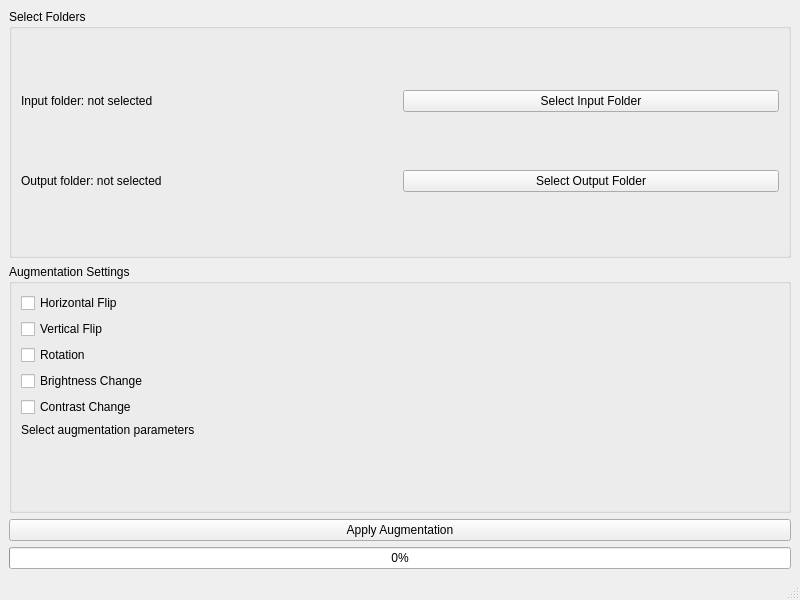
<?xml version="1.0" encoding="UTF-8"?>
<ui version="4.0">
 <class>MainWindow</class>
 <widget class="QMainWindow" name="MainWindow">
  <property name="geometry">
   <rect>
    <x>0</x>
    <y>0</y>
    <width>800</width>
    <height>600</height>
   </rect>
  </property>
  <property name="windowTitle">
   <string>AugmentX - Image Augmentation</string>
  </property>
  <widget class="QWidget" name="centralwidget">
   <layout class="QVBoxLayout" name="verticalLayout">
    <item>
     <widget class="QGroupBox" name="folders_group">
      <property name="title">
       <string>Select Folders</string>
      </property>
      <layout class="QVBoxLayout" name="folders_layout">
       <item>
        <layout class="QHBoxLayout" name="input_layout">
         <item>
          <widget class="QLabel" name="input_folder_label">
           <property name="text">
            <string>Input folder: not selected</string>
           </property>
          </widget>
         </item>
         <item>
          <widget class="QPushButton" name="input_folder_button">
           <property name="text">
            <string>Select Input Folder</string>
           </property>
          </widget>
         </item>
        </layout>
       </item>
       <item>
        <layout class="QHBoxLayout" name="output_layout">
         <item>
          <widget class="QLabel" name="output_folder_label">
           <property name="text">
            <string>Output folder: not selected</string>
           </property>
          </widget>
         </item>
         <item>
          <widget class="QPushButton" name="output_folder_button">
           <property name="text">
            <string>Select Output Folder</string>
           </property>
          </widget>
         </item>
        </layout>
       </item>
      </layout>
     </widget>
    </item>
    <item>
     <widget class="QGroupBox" name="augmentation_group">
      <property name="title">
       <string>Augmentation Settings</string>
      </property>
      <layout class="QVBoxLayout" name="augmentation_layout">
       <item>
        <widget class="QCheckBox" name="flip_horizontal">
         <property name="text">
          <string>Horizontal Flip</string>
         </property>
        </widget>
       </item>
       <item>
        <widget class="QCheckBox" name="flip_vertical">
         <property name="text">
          <string>Vertical Flip</string>
         </property>
        </widget>
       </item>
       <item>
        <widget class="QCheckBox" name="rotate">
         <property name="text">
          <string>Rotation</string>
         </property>
        </widget>
       </item>
       <item>
        <widget class="QCheckBox" name="brightness_check">
         <property name="text">
          <string>Brightness Change</string>
         </property>
        </widget>
       </item>
       <item>
        <widget class="QCheckBox" name="contrast_check">
         <property name="text">
          <string>Contrast Change</string>
         </property>
        </widget>
       </item>
       <item>
        <widget class="QLabel" name="augmentation_info">
         <property name="text">
          <string>Select augmentation parameters</string>
         </property>
         <property name="alignment">
          <set>Qt::AlignLeading|Qt::AlignLeft|Qt::AlignTop</set>
         </property>
         <property name="wordWrap">
          <bool>true</bool>
         </property>
        </widget>
       </item>
      </layout>
     </widget>
    </item>
    <item>
     <widget class="QPushButton" name="apply_button">
      <property name="text">
       <string>Apply Augmentation</string>
      </property>
     </widget>
    </item>
    <item>
     <widget class="QProgressBar" name="progress_bar">
      <property name="value">
       <number>0</number>
      </property>
     </widget>
    </item>
   </layout>
  </widget>
  <widget class="QMenuBar" name="menubar">
   <property name="geometry">
    <rect>
     <x>0</x>
     <y>0</y>
     <width>800</width>
     <height>24</height>
    </rect>
   </property>
  </widget>
  <widget class="QStatusBar" name="statusbar"/>
 </widget>
 <resources/>
 <connections/>
</ui>
